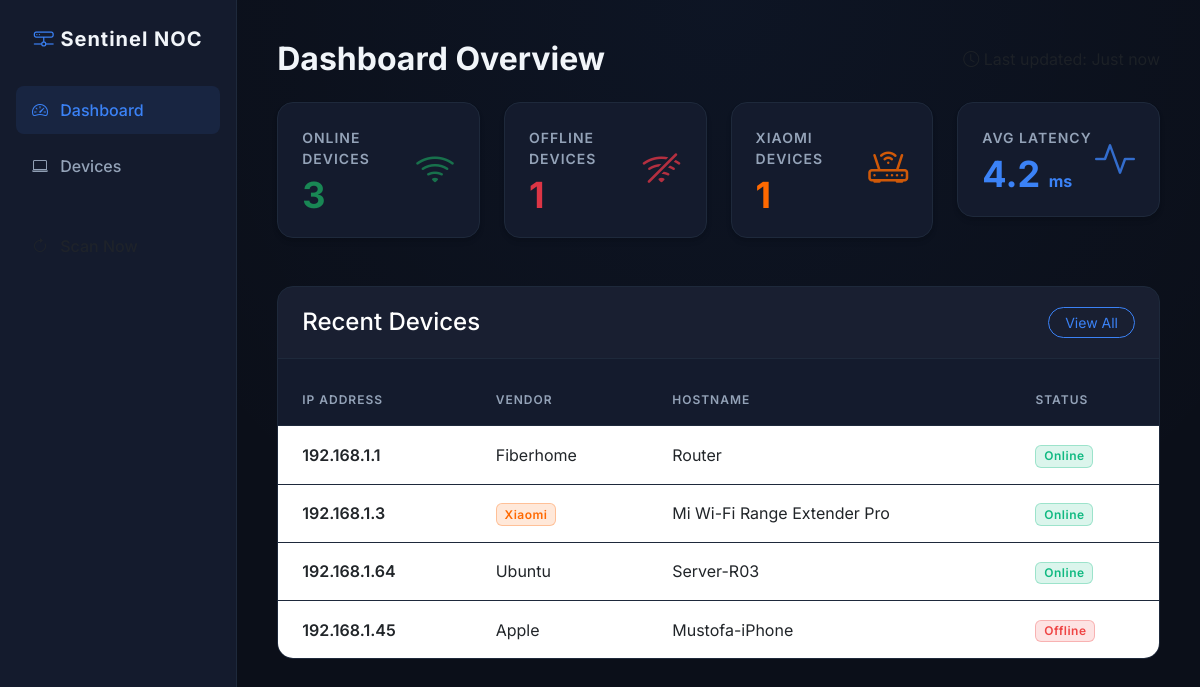
Before: / with the older database file.
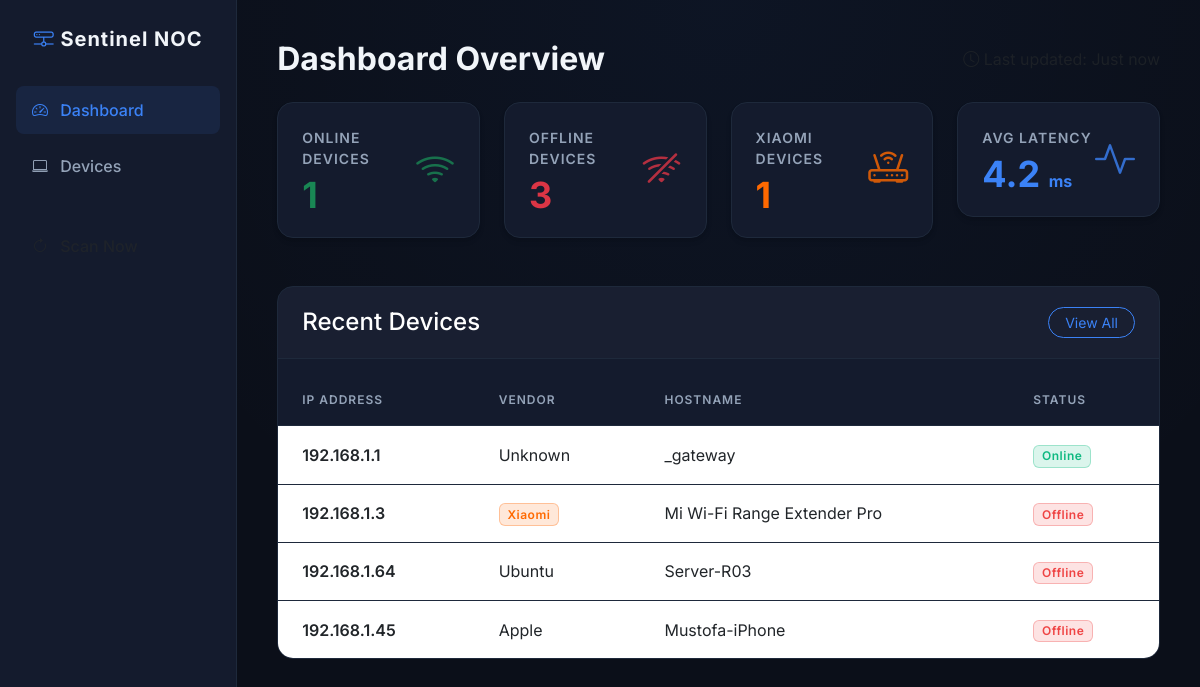
After: the same page with the newer database file.
### tables this page shows
CREATE TABLE devices (
            id INTEGER PRIMARY KEY AUTOINCREMENT,
            ip TEXT,
            mac TEXT,
            vendor TEXT,
            hostname TEXT,
            first_seen DATETIME,
            last_seen DATETIME,
            online INTEGER
        );

### app.py (the view)
@app.route('/')
def dashboard():
    conn = get_db_connection()
    devices = conn.execute('SELECT * FROM devices').fetchall()
    conn.close()
    online_count = sum(1 for d in devices if d['online'] == 1)
    offline_count = len(devices) - online_count
    xiaomi_count = sum(1 for d in devices if d['vendor'] and 'Xiaomi' in d['vendor'])
    avg_latency = 4.2
    stats = {
        'online_devices': online_count,
        'offline_devices': offline_count,
        'xiaomi_devices': xiaomi_count,
        'avg_latency': avg_latency
    }
    return render_template('dashboard.html', stats=stats, devices=devices)

### database.py (called while the page is built)
def get_db_connection():
    conn = sqlite3.connect(DB_PATH)
    conn.row_factory = sqlite3.Row
    return conn

### templates/dashboard.html
{% extends 'base.html' %}
{% block content %}
<div class="d-flex justify-content-between align-items-center mb-4">
    <h2 class="header-title mb-0">Dashboard Overview</h2>
    <span class="text-muted"><i class="bi bi-clock"></i> Last updated: Just now</span>
</div>
<div class="row g-4">
    <div class="col-md-3">
        <div class="stat-card">
            <div class="d-flex justify-content-between align-items-center">
                <div>
                    <div class="stat-title">Online Devices</div>
                    <div class="stat-value text-success">{{ stats.online_devices }}</div>
                </div>
                <div class="stat-icon text-success"><i class="bi bi-wifi"></i></div>
            </div>
        </div>
    </div>
    <div class="col-md-3">
        <div class="stat-card">
            <div class="d-flex justify-content-between align-items-center">
                <div>
                    <div class="stat-title">Offline Devices</div>
                    <div class="stat-value text-danger">{{ stats.offline_devices }}</div>
                </div>
                <div class="stat-icon text-danger"><i class="bi bi-wifi-off"></i></div>
            </div>
        </div>
    </div>
    <div class="col-md-3">
        <div class="stat-card xiaomi-card">
            <div class="d-flex justify-content-between align-items-center">
                <div>
                    <div class="stat-title">Xiaomi Devices</div>
                    <div class="stat-value text-xiaomi">{{ stats.xiaomi_devices }}</div>
                </div>
                <div class="stat-icon text-xiaomi"><i class="bi bi-router"></i></div>
            </div>
        </div>
    </div>
    <div class="col-md-3">
        <div class="stat-card">
            <div class="d-flex justify-content-between align-items-center">
                <div>
                    <div class="stat-title">Avg Latency</div>
                    <div class="stat-value text-accent">{{ stats.avg_latency }} <small class="fs-6">ms</small></div>
                </div>
                <div class="stat-icon text-accent"><i class="bi bi-activity"></i></div>
            </div>
        </div>
    </div>
</div>
<div class="row mt-5">
    <div class="col-12">
        <div class="card table-card">
            <div class="card-header d-flex justify-content-between align-items-center">
                <h4 class="mb-0 text-white">Recent Devices</h4>
                <a href="/devices" class="btn btn-sm btn-outline-info rounded-pill px-3">View All</a>
            </div>
            <div class="card-body px-0 pb-0">
                <div class="table-responsive">
                    <table class="table table-custom mb-0">
                        <thead>
                            <tr>
                                <th>IP Address</th>
                                <th>Vendor</th>
                                <th>Hostname</th>
                                <th>Status</th>
                            </tr>
                        </thead>
                        <tbody>
                            {% for device in devices[:5] %}
                            <tr>
                                <td class="fw-semibold text-accent">{{ device.ip }}</td>
                                <td>
                                    {% if 'Xiaomi' in device.vendor %}
                                    <span class="badge badge-xiaomi">{{ device.vendor }}</span>
                                    {% else %}
                                    {{ device.vendor }}
                                    {% endif %}
                                </td>
                                <td>{{ device.hostname }}</td>
                                <td>
                                    {% if device.online == 1 %}
                                    <span class="badge badge-online">Online</span>
                                    {% else %}
                                    <span class="badge badge-offline">Offline</span>
                                    {% endif %}
                                </td>
                            </tr>
                            {% endfor %}
                        </tbody>
                    </table>
                </div>
            </div>
        </div>
    </div>
</div>
{% endblock %}

### templates/base.html (shortened to what this page needs)
<!DOCTYPE html>
<html lang="en">
<head>
    <link href="https://cdn.jsdelivr.net/npm/bootstrap@5.3.0/dist/css/bootstrap.min.css" rel="stylesheet">
    <link rel="stylesheet" href="https://cdn.jsdelivr.net/npm/bootstrap-icons@1.10.5/font/bootstrap-icons.css">
    <link rel="stylesheet" href="{{ url_for('static', filename='css/style.css') }}">
</head>
<body>
    <div class="container-fluid p-0">
        <div class="d-flex">
            <div class="sidebar d-none d-md-block" style="width: 250px;">
                <a href="/" class="text-decoration-none brand">
                    <i class="bi bi-hdd-network text-accent"></i> Sentinel NOC
                </a>
                <ul class="nav flex-column mt-4">
                    <li class="nav-item">
                        <a class="nav-link {% if request.path == '/' %}active{% endif %}" href="/">
                            <i class="bi bi-speedometer2 me-2"></i> Dashboard
                        </a>
                    </li>
                    <li class="nav-item">
                        <a class="nav-link {% if request.path == '/devices' %}active{% endif %}" href="/devices">
                            <i class="bi bi-laptop me-2"></i> Devices
                        </a>
                    </li>
                    <li class="nav-item mt-4">
                        <a class="nav-link text-muted" href="#" onclick="scanNetwork()">
                            <i class="bi bi-arrow-clockwise me-2"></i> Scan Now
                        </a>
                    </li>
                </ul>
            </div>
            <div class="flex-grow-1 main-content">
                {% block content %}{% endblock %}
            </div>
        </div>
    </div>
</body>
</html>

### static/css/style.css (style rules this page uses)
:root { --bg-dark: #0b0f19; --card-bg: #141b2d; --accent: #3b82f6; --accent-hover: #2563eb; --text-main: #f1f5f9; --text-muted: #94a3b8; --border-color: #1e293b; --success: #10b981; --danger: #ef4444; --xiaomi: #ff6900; }
body { background-color: var(--bg-dark); color: var(--text-main); font-family: 'Inter', sans-serif; margin: 0; padding: 0; }
.sidebar { background-color: var(--card-bg); border-right: 1px solid var(--border-color); min-height: 100vh; padding: 1.5rem 1rem; }
.sidebar .nav-link { color: var(--text-muted); border-radius: 8px; padding: 0.75rem 1rem; transition: all 0.3s ease; margin-bottom: 0.5rem; font-weight: 500; }
.sidebar .nav-link:hover, .sidebar .nav-link.active { color: var(--accent); background-color: rgba(59, 130, 246, 0.1); }
.sidebar .brand { color: var(--text-main); font-weight: 700; font-size: 1.25rem; margin-bottom: 2rem; display: block; text-align: center; letter-spacing: 1px; }
.main-content { padding: 2.5rem; background-image: radial-gradient(circle at 50% 0%, rgba(59, 130, 246, 0.05) 0%, transparent 70%); }
.stat-card { background: var(--card-bg); border: 1px solid var(--border-color); border-radius: 16px; padding: 1.5rem; transition: transform 0.3s ease, box-shadow 0.3s ease, border-color 0.3s ease; box-shadow: 0 4px 6px -1px rgba(0, 0, 0, 0.1), 0 2px 4px -1px rgba(0, 0, 0, 0.06); }
.stat-title { color: var(--text-muted); font-size: 0.875rem; text-transform: uppercase; letter-spacing: 1px; margin-bottom: 0.5rem; font-weight: 600; }
.stat-value { font-size: 2.25rem; font-weight: 700; color: var(--text-main); line-height: 1; }
.stat-icon { font-size: 2.5rem; opacity: 0.8; }
.text-accent { color: var(--accent); }
.text-success { color: var(--success); }
.text-danger { color: var(--danger); }
.text-xiaomi { color: var(--xiaomi); }
.table-card { background: var(--card-bg); border: 1px solid var(--border-color); border-radius: 16px; overflow: hidden; }
.table-card .card-header { background: rgba(255, 255, 255, 0.02); border-bottom: 1px solid var(--border-color); padding: 1.25rem 1.5rem; }
.table-custom { color: var(--text-main); width: 100%; }
.table-custom th { background: transparent; color: var(--text-muted); border-bottom: 1px solid var(--border-color); font-weight: 600; text-transform: uppercase; font-size: 0.75rem; letter-spacing: 1px; padding: 1rem 1.5rem; }
.table-custom td { border-bottom: 1px solid var(--border-color); vertical-align: middle; padding: 1rem 1.5rem; }
.table-custom tr:last-child td { border-bottom: none; }
.table-custom tbody tr { transition: background-color 0.2s ease; }
.badge { padding: 0.35em 0.65em; font-weight: 600; border-radius: 6px; letter-spacing: 0.5px; }
.badge-online { background-color: rgba(16, 185, 129, 0.15); color: var(--success); border: 1px solid rgba(16, 185, 129, 0.3); }
.badge-offline { background-color: rgba(239, 68, 68, 0.15); color: var(--danger); border: 1px solid rgba(239, 68, 68, 0.3); }
.badge-xiaomi { background-color: rgba(255, 105, 0, 0.15); color: var(--xiaomi); border: 1px solid rgba(255, 105, 0, 0.3); }
.header-title { font-weight: 700; position: relative; display: inline-block; color: var(--text-main); }
.btn-outline-info { color: var(--accent); border-color: var(--accent); }

Changed rows visible on the page:
changed devices: vendor "Fiberhome" → "Unknown"; hostname "Router" → "_gateway"
changed devices "Mi Wi-Fi Range Extender Pro": online "Online" → "Offline"
changed devices "Ubuntu": online "Online" → "Offline"
Other visible differences:
{{ stats.online_devices }}: "3" → "1"
{{ stats.offline_devices }}: "1" → "3"
